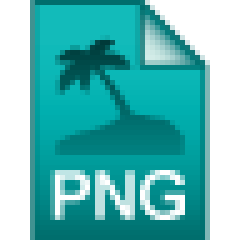
#> input picture icons/png.png, 48 x 48 px (shown 5 times larger)
$ python -i vault.py   (imports and definitions only)
#> lines starting #> are read from the running program, lines starting #| are printed output that depends on the picture
"""Encrypted vault: key management, index, import/export, temp-file lifecycle.

Design
  * A random 256-bit data key (DEK) encrypts everything. The DEK is stored only
    wrapped: once by a scrypt(passcode) key and once by a scrypt(recovery code) key.
  * Files live in blobs/<id>.blk (always encrypted). Names, thumbnails, voice hash,
    mail settings and the activity log live in one sealed index.
  * Opening a file decrypts it to a private temp folder which is wiped on a timer,
    on lock and on exit. Nothing is ever left decrypted inside the vault folder.
"""
import base64
import getpass
import hashlib
import hmac
import io
import json
import os
import re
import secrets
import tempfile
import threading
import time
import uuid
from pathlib import Path

import numpy as np

from . import crypto

b64 = lambda b: base64.b64encode(b).decode()
unb64 = lambda s: base64.b64decode(s)

IMAGE_EXT = {".png", ".jpg", ".jpeg", ".bmp", ".gif", ".webp"}
SKIP_NAMES = {"thumbs.db", ".ds_store", "desktop.ini"}


class VaultError(Exception):
    pass


class BadSecret(VaultError):
    pass


class Throttled(VaultError):
    def __init__(self, wait):
        super().__init__(f"Too many attempts. Try again in {int(wait) + 1}s.")
        self.wait = wait


# [18 lines left out: function shred, not called in this run]


def _safe_name(name: str) -> str:
    name = re.sub(r'[<>:"/\\|?*\x00-\x1f]', "_", os.path.basename(name)).strip(" .")
    return name or "file"


def norm_phrase(t: str) -> str:
    return " ".join(re.sub(r"[^\w\s]", "", t.lower()).split())


def make_thumb(src) -> "bytes | None":
    """Deliberately blurred 96px preview so contents aren't exposed in the grid."""
#> called with src = '../icons/png.png'
    try:
        from PIL import Image, ImageFilter
        im = Image.open(src)
#> im is the input picture: PIL image 48x48 RGBA; mean R, G, B, A 82.9, 174.4, 173.8, 178.1
        im.draft("RGB", (256, 256))
        im = im.convert("RGB")
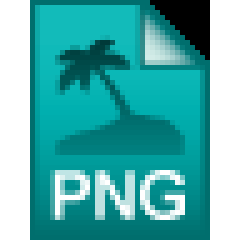
#> im: PIL image 48x48 RGB (shown 5 times larger); mean R, G, B 82.9, 174.4, 173.8
        im.thumbnail((96, 96))
        tiny = im.resize((max(1, im.width // 6), max(1, im.height // 6)), Image.BILINEAR)
        im = tiny.resize(im.size, Image.BILINEAR).filter(ImageFilter.GaussianBlur(1.5))
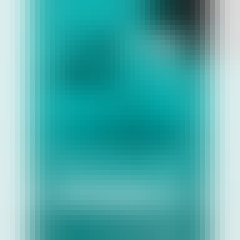
#> im: PIL image 48x48 RGB (shown 5 times larger); mean R, G, B 82.4, 174.5, 173.9
        out = io.BytesIO()
        im.save(out, "PNG")
        return out.getvalue()
    except Exception:
        return None


class Vault:
    # [23 lines left out: function __init__, not called in this run]

    # ---------------------------------------------------------------- keyring
    @property
    def exists(self):
        return self._kr_path.exists()

    @property
    def unlocked(self):
        return self._dek is not None

    def _kr(self):
        return json.loads(self._kr_path.read_text("utf-8"))

    # [58 lines left out: functions _save_kr, _wrap, _unwrap, _try, create, unlock, not called in this run]

    def verify(self, passcode: str) -> bool:
        self._try("pass", passcode)
        return True

    # [50 lines left out: functions change_passcode, reset_with_recovery, lock, _need, _load_index, _save_index and 2 more, not called in this run]

    # ---------------------------------------------------------------- files
    def _fkey(self, fid):
        return crypto.subkey(self._need(), "file:" + fid)

    # [40 lines left out: functions ingest, import_path, not called in this run]

    def _decrypt_to(self, fid, dest):
        with open(self.blobs / (fid + ".blk"), "rb") as src, open(dest, "wb") as dst:
            crypto.decrypt_stream(self._fkey(fid), src, dst, fid.encode())

    def export(self, fid, dest):
        self.entry(fid)
        self._decrypt_to(fid, dest)

    # [53 lines left out: functions open_temp, wipe_temps, _clear_dir, purge_stale_temps, delete, delete_many, not called in this run]

    # ---------------------------------------------------------------- faces
    @property
    def has_faces(self):
        return self._faces_path.exists()

    # [14 lines left out: functions save_faces, faces, not called in this run]

    # ---------------------------------------------------------------- voice
    @property
    def has_voice(self):
        return bool(self._idx and self._idx.get("voice"))

    # [33 lines left out: functions set_voice, check_voice, add_event, events, clear_events, not called in this run]

    def mail_cfg(self):
        return dict(self._idx.get("mail", {})) if self._idx else {}

    # [5 lines left out: function set_mail_cfg, not called in this run]

>>> result = make_thumb('../icons/png.png')
